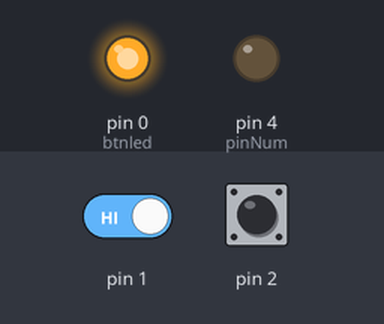
Recording of a sketch running on a simulated Arduino Nano, built with avr-gcc and run on an emulated ATmega328P. Parts: output pins drawn as LEDs (lit = HIGH). Dashed ring = blinking. Inputs (shaded band) come from the test bench; at power-on: pin 2 HIGH, pin 1 HIGH.

Above: at 2.2 s.
2.3 s: pin 2 pulled LOW for 0.15 s
At 2.42 s:
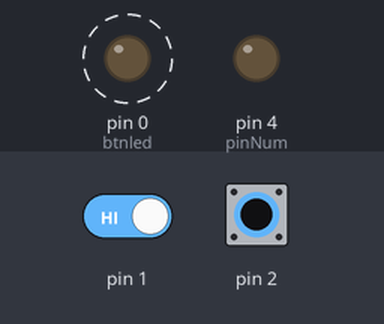
5.3 s: pin 1 driven LOW and pin 2 driven LOW
At 5.9 s:
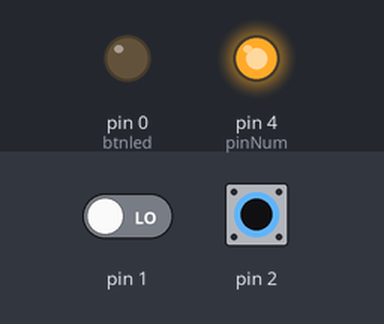
8.3 s: pin 2 driven HIGH
11.3 s: pin 1 driven HIGH
14.3 s: pin 2 driven LOW
At 15.4 s:
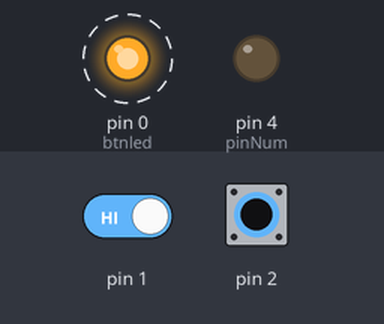
17.3 s: pin 1 driven LOW
At 18.18 s:
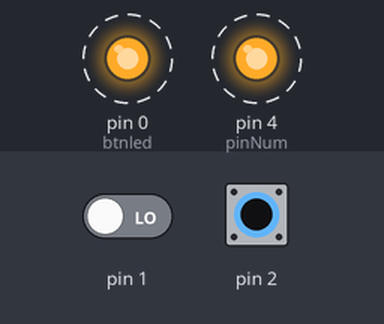
Timing chart, 0 to 21.3 s (numbered marks = the images above; inputs shaded):
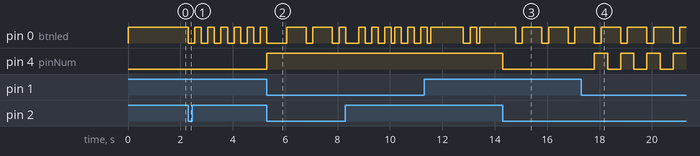

Measured:
- after the input at 2.3 s, pin 0 (btnled): alternates HIGH for 0.25 s and LOW for 0.25 s, starting at once
- after the input at 5.3 s, pin 4 (pinNum): LOW → HIGH at once
- after the input at 14.3 s, pin 4 (pinNum): HIGH → LOW at once
- after the input at 17.3 s, pin 4 (pinNum): alternates HIGH for 0.51 s and LOW for 0.50 s, starting after 0.50 s

The sketch:

UV_Control.ino
```cpp
#define DEBOUNCE 500
#define FLASHMS 250
#define TRUE 1
#define FALSE 0
//#define NANO
#ifdef NANO
  const int btnled = 13; //0
#else
  const int btnled = 0; //0
#endif
uint32_t cycleMillis=0;
bool ProgramMode=0;
typedef struct btn_S{
  int pinNum;
  uint32_t dbTimer;
  bool triggered;
}btn_T;

uint32_t ledFlasherTimer=0;
int ledFlasherState=0;
int uvMinutes=0;
int uvHalfMin=0;

typedef struct uv_S{
  int pinNum;
  bool OnCmd;
  uint32_t On_Timer;
  uint32_t uvSecSetpoint;
}uv_T;

btn_T TopBtn;
btn_T SideBtn;
uv_T UVLight;

// the setup routine runs once when you press reset:
void setup() {
  //
  #ifdef NANO
    Serial.begin(115200);
  #endif
  UVLight.pinNum=4;//4;
  TopBtn.pinNum=1;//1;
  SideBtn.pinNum=2;//2;
  UVLight.OnCmd=FALSE;
  UVLight.uvSecSetpoint=420000;  //7 Min
  UVLight.On_Timer=0;
  TopBtn.dbTimer=0;
  TopBtn.triggered=0;
  SideBtn.dbTimer=0;
  SideBtn.triggered=0;
  // initialize the digital pin as an output.
  pinMode(btnled, OUTPUT);
  pinMode(UVLight.pinNum, OUTPUT);
  pinMode(SideBtn.pinNum, INPUT_PULLUP);
  pinMode(TopBtn.pinNum, INPUT_PULLUP);
  digitalWrite(UVLight.pinNum,  LOW); // turn the UV Off (HIGH is the voltage level)
  digitalWrite(btnled,  HIGH); // turn the LED on (HIGH is the voltage level)
  delay(1000);
}

void btnTriggered(btn_T *btn){
  bool currentRead=!digitalRead(btn->pinNum);  //Inverted because gnded is active
  if(cycleMillis>btn->dbTimer){
    if(currentRead){
      btn->dbTimer=cycleMillis+DEBOUNCE; //Lockout for debounce setpoint
      btn->triggered=TRUE;
      #ifdef NANO
      Serial.print("Triggered Until: ");
      Serial.print(btn->dbTimer);
      Serial.print("- ");
      Serial.println(currentRead);
      #endif
    }
  }
}

void statusFlashHandler(void){
    if(cycleMillis>=ledFlasherTimer){
      //keep led off before restarting sequence
      if((uvMinutes==(ledFlasherState/2)) && uvHalfMin){
        digitalWrite(btnled, LOW); // turn the LED on (HIGH is the voltage level)
        ledFlasherTimer=cycleMillis+FLASHMS/2;
        ledFlasherState+=2;
      }else if(uvMinutes>=((ledFlasherState/2)+1)){
        if(ledFlasherState%2==0){
           digitalWrite(btnled, LOW); // turn the LED on (HIGH is the voltage level)
        }else{
           digitalWrite(btnled,  HIGH); // turn the LED on (HIGH is the voltage level)
        }
        ledFlasherTimer=cycleMillis+FLASHMS;
        ledFlasherState++;
      }else{
        digitalWrite(btnled,  HIGH); // turn the LED on (HIGH is the voltage level)
        if((ledFlasherState/2)>(uvMinutes+2)){
          ledFlasherState=0;
        }else{
          ledFlasherState++;
        }
        ledFlasherTimer=cycleMillis+FLASHMS;
      }
    }
}

// the loop routine runs over and over again forever
void loop() {
  static bool oldUVCmd=FALSE;
  uvMinutes=UVLight.uvSecSetpoint/60000;
  uvHalfMin=UVLight.uvSecSetpoint%60000;

  cycleMillis=millis();
  btnTriggered(&SideBtn);  //Check btn status
  btnTriggered(&TopBtn);   //Check btn status


  if(SideBtn.triggered){
    SideBtn.triggered=FALSE;
    ProgramMode=!ProgramMode;
    //Serial.print(ProgramMode);
    //Serial.println( " : ProgMode");
    digitalWrite(btnled,  HIGH); // start the mode change with the BTN LED off
    ledFlasherState=0;
  }

  //Programming mode
  if(ProgramMode){
    UVLight.OnCmd=FALSE;
    if(TopBtn.triggered){
      TopBtn.triggered=FALSE;
      UVLight.uvSecSetpoint+=30000;
      //Serial.print(UVLight.uvSecSetpoint);
      //Serial.println( " : Setpoint");
      uvMinutes=UVLight.uvSecSetpoint/60000;
      uvHalfMin=UVLight.uvSecSetpoint%60000;
      //Serial.print(uvMinutes);
      //Serial.print(" : ");
      //Serial.print(uvHalfMin);
      //Serial.println("");
      if(UVLight.uvSecSetpoint>600000){
        UVLight.uvSecSetpoint=30000;  //If greater than 10 min, start over at 1/2 minute
      }
      ledFlasherState=0;  //start indication sequence over again
    }
    statusFlashHandler();
  //Normal Run Mode
  }else{
      //UV Timer Timed out?
      if((UVLight.On_Timer<=cycleMillis) && UVLight.OnCmd){
        UVLight.OnCmd=FALSE;
      }
      //UV start/stop?
      if(TopBtn.triggered){
        TopBtn.triggered=FALSE;
        UVLight.OnCmd=!UVLight.OnCmd;
      }

      if(UVLight.OnCmd != oldUVCmd){
        if(UVLight.OnCmd){
          UVLight.On_Timer=cycleMillis + UVLight.uvSecSetpoint; //420000;
          digitalWrite(UVLight.pinNum, HIGH); // turn the LED on (HIGH is the voltage level)
          digitalWrite(btnled, LOW); // turn the LED on (HIGH is the voltage level)
        }else{
          UVLight.On_Timer=cycleMillis;
          digitalWrite(btnled,  HIGH); // turn the LED on (HIGH is the voltage level)
          digitalWrite(UVLight.pinNum,  LOW); // turn the LED on (HIGH is the voltage level)
        }
        #ifdef NANO
          Serial.print(UVLight.OnCmd);
          Serial.print("<<--");
          Serial.print(oldUVCmd);
          Serial.println("");
        #endif
      }
      oldUVCmd=UVLight.OnCmd;
  }
}
```
